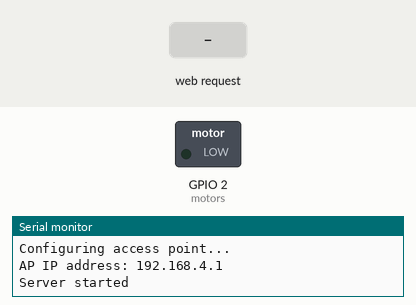
Simulated run of this sketch. Board: ESP32. Parts: switched loads named in the sketch (green lamp = pin HIGH), the last lines printed to the serial monitor. The test bench sets the inputs (shaded band).

Above: at 1.2 s.
1.3 s: HTTP request GET /T received
At 1.45 s:
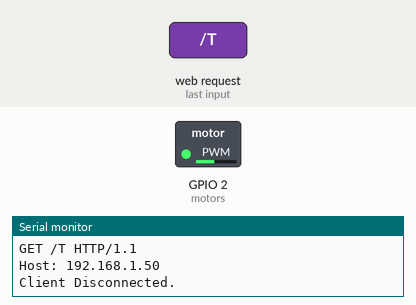
At 2.05 s:
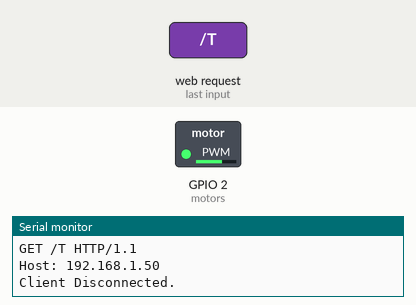
4.3 s: HTTP request GET /H received
7.3 s: HTTP request GET /L received
8.8 s: HTTP request GET /ST received
At 10.1 s:
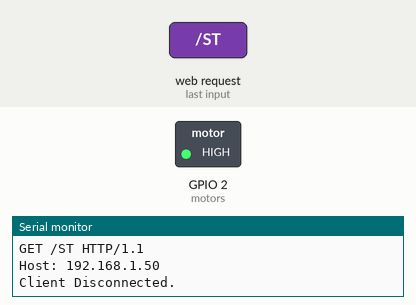
Timing chart, 0 to 11.3 s (numbered marks = the images above; inputs shaded):
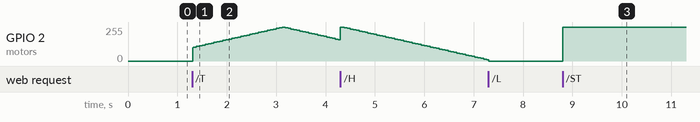

Measured:
- after the input at 1.3 s, GPIO 2 (motors): rises from 0/255 to 254/255 in 1.8 s, then falls to 159/255 in 1.1 s
- after the input at 8.8 s, GPIO 2 (motors): 0/255 → 255/255 at once

The sketch:

vibrating-machine.ino
```cpp
/*
  WiFiAccessPoint.ino creates a WiFi access point and provides a web server on it.

  Steps:
  1. Connect to the access point "yourAp"
  2. Point your web browser to http://192.168.4.1/H to turn the LED on or http://192.168.4.1/L to turn it off
     OR
     Run raw TCP "GET /H" and "GET /L" on PuTTY terminal with 192.168.4.1 as IP address and 80 as port

  Created for arduino-esp32 on 04 July, 2018
  by Elochukwu Ifediora (fedy0)
*/

#include <WiFi.h>
#include <WiFiClient.h>
#include <WiFiAP.h>

#define motors 2 // Set the GPIO pin where you connected your test LED or comment this line out if your dev board has a built-in LED

// Set these to your desired credentials.
const char *ssid = "DRAGONesp";
const char *password = "1234567890";

WiFiServer server(80);

/////////////////////// This part is for the PWM function

// use first channel of 16 channels (started from zero)
#define LEDC_CHANNEL_0     0

// use 13 bit precission for LEDC timer
#define LEDC_TIMER_13_BIT  13

// use 5000 Hz as a LEDC base frequency
#define LEDC_BASE_FREQ     5000

// fade LED PIN (replace with LED_BUILTIN constant for built-in LED)
#define LED_PIN            3

int brightness = 0;    // how bright the LED is
int fadeAmount = 5;    // how many points to fade the LED by
int fadePaulatino = 60;

// Arduino like analogWrite
// value has to be between 0 and valueMax
void ledcAnalogWrite(uint8_t channel, uint32_t value, uint32_t valueMax = 255) {
  // calculate duty, 8191 from 2 ^ 13 - 1
  uint32_t duty = (8191 / valueMax) * min(value, valueMax);

  // write duty to LEDC
  ledcWrite(channel, duty);
}
/////////////////////// Para controlar la onda triangular

boolean vibrationTrOn = false;

///////////////////// delay sin delay

int period = 60;
unsigned long time_now = 0;


void setup()
{
  //pinMode(motors, OUTPUT);

  Serial.begin(115200);
  Serial.println();
  Serial.println("Configuring access point...");

  // You can remove the password parameter if you want the AP to be open.
  WiFi.softAP(ssid, password);
  IPAddress myIP = WiFi.softAPIP();
  Serial.print("AP IP address: ");
  Serial.println(myIP);
  server.begin();

  Serial.println("Server started");

  /////////////////////////// Yhis part is also for the PWM
  // Setup timer and attach timer to a led pin
  ledcSetup(LEDC_CHANNEL_0, LEDC_BASE_FREQ, LEDC_TIMER_13_BIT);
  ledcAttachPin(motors, LEDC_CHANNEL_0);


}

void loop()
{
  WiFiClient client = server.available(); // listen for incoming clients

  if (client)
  { // if you get a client,
    Serial.println("New Client."); // print a message out the serial port
    String currentLine = "";       // make a String to hold incoming data from the client
    while (client.connected())
    { // loop while the client's connected
      if (client.available())
      { // if there's bytes to read from the client,
        char c = client.read(); // read a byte, then
        Serial.write(c);        // print it out the serial monitor
        if (c == '\n')
        { // if the byte is a newline character

          // if the current line is blank, you got two newline characters in a row.
          // that's the end of the client HTTP request, so send a response:
          if (currentLine.length() == 0)
          {
            // HTTP headers always start with a response code (e.g. HTTP/1.1 200 OK)
            // and a content-type so the client knows what's coming, then a blank line:
            client.println("HTTP/1.1 200 OK");
            client.println("Content-type:text/html");
            client.println();

            // the content of the HTTP response follows the header:
            client.print("Click <a href=\"/H\">ON</a> to turn ON the Vibrators.<br>");
            client.print("Click <a href=\"/L\">OFF</a> to turn OFF the Vibrators.<br>");
            client.print("Click <a href=\"/MM\">+</a> to this increase the Vibrations.<br>");
            client.print("Click <a href=\"/MN\">-</a> to this decrease the Vibrations.<br>");
            client.print("Click <a href=\"/T\">Triangel</a> to turn a Triangular Vibration.<br>");
            client.print("Click <a href=\"/S\">Sin</a> to turn Sin Vibration.<br>");
            client.print("Click <a href=\"/ST\">Saw Tooth</a> to turn a Saw Tooth Vibration.<br>");

            client.print("<p>Spect poison from standing water</p>");

            // The HTTP response ends with another blank line:
            client.println();
            // break out of the while loop:
            break;
          }
          else
          { // if you got a newline, then clear currentLine:
            currentLine = "";
          }
        }
        else if (c != '\r')
        { // if you got anything else but a carriage return character,
          currentLine += c; // add it to the end of the currentLine
        }

        // Check to see if the client request was "GET /H" or "GET /L":
        if (currentLine.endsWith("GET /H"))
        {
          //digitalWrite(motors, HIGH); // GET /H turns the LED on
          brightness = 255;
          ledcAnalogWrite(LEDC_CHANNEL_0, brightness);
        }
        if (currentLine.endsWith("GET /L"))
        {
          //digitalWrite(motors, LOW); // GET /L turns the LED off
          brightness = 0;
          ledcAnalogWrite(LEDC_CHANNEL_0, brightness);
          vibrationTrOn = false;
        }
        if (currentLine.endsWith("GET /MM")) {
          vPaulatina(fadePaulatino);
        }
        if (currentLine.endsWith("GET /MN")) {
          vPaulatina(-fadePaulatino);
        }
        if (currentLine.endsWith("GET /T")) {
          brightness = 0;
          vibrationTrOn = true;
        }
        if (currentLine.endsWith("GET /S"))
        {
          digitalWrite(motors, LOW); // GET /L turns the LED off
        }
        if (currentLine.endsWith("GET /ST"))
        {
          digitalWrite(motors, HIGH); // GET /L turns the LED off
        }
      }
    }
    // close the connection:
    client.stop();
    Serial.println("Client Disconnected.");
  }

  tVibration(vibrationTrOn);
}

void vPaulatina(int nivelV) {
  // change the brightness for next time through the loop:
  brightness += nivelV;

  // reverse the direction of the fading at the ends of the fade:
  if (brightness <= 0) {
    brightness = 0;
  }
  if (brightness >= 255) {
    brightness = 255;
  }

  // set the brightness on LEDC channel 0
  ledcAnalogWrite(LEDC_CHANNEL_0, brightness);
}


void tVibration(boolean _vibrationTrOn) {
  // set the brightness on LEDC channel 0
  if (_vibrationTrOn) {

    if (millis() >= time_now + period) {
      time_now += period;
      //Serial.println("Hello");

      ledcAnalogWrite(LEDC_CHANNEL_0, brightness);

      // change the brightness for next time through the loop:
      brightness = brightness + fadeAmount;

      // reverse the direction of the fading at the ends of the fade:
      if (brightness <= 0 || brightness >= 255) {
        fadeAmount = -fadeAmount;
      }
      // wait for 30 milliseconds to see the dimming effect
      //delay(120);
    }
  }
}

/*

  if (client) {
    Serial.println("new client");
    // an http request ends with a blank line
    boolean currentLineIsBlank = true;
    while (client.connected()) {
      if (client.available()) {
        char c = client.read();
        Serial.write(c);
        // if you've gotten to the end of the line (received a newline
        // character) and the line is blank, the http request has ended,
        // so you can send a reply
        if (c == '\n' && currentLineIsBlank) {
          // send a standard http response header
          client.println("HTTP/1.1 200 OK");
          client.println("Content-Type: text/html");
          client.println("Connection: close");  // the connection will be closed after completion of the response
          client.println("Refresh: 5");  // refresh the page automatically every 5 sec
          client.println();
          client.println("<!DOCTYPE HTML>");
          client.println("<html>");
          // output the value of each analog input pin
          for (int analogChannel = 0; analogChannel < 6; analogChannel++) {
            int sensorReading = analogRead(analogChannel);
            client.print("analog input ");
            client.print(analogChannel);
            client.print(" is ");
            client.print(sensorReading);
            client.println("<br />");
          }
          client.println("</html>");
          break;
        }
        if (c == '\n') {
          // you're starting a new line
          currentLineIsBlank = true;
        } else if (c != '\r') {
          // you've gotten a character on the current line
          currentLineIsBlank = false;
        }
      }
    }
    // give the web browser time to receive the data
    delay(1);
    // close the connection:
    client.stop();
    Serial.println("client disconnected");
  }

*/
```
